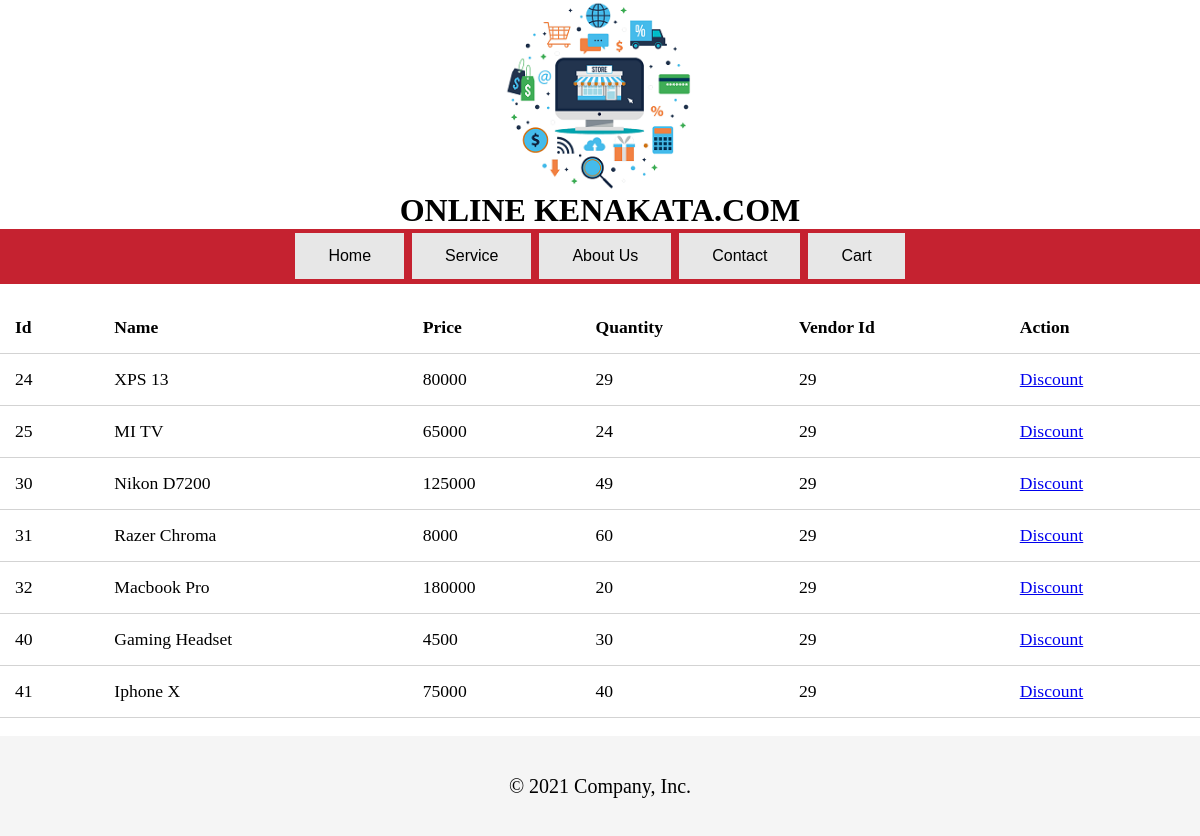
The app's page /index/vendor_issuediscount.php (signed in) with its own data.
### tables this page shows
CREATE TABLE `product` (
  `id` int(11) NOT NULL,
  `name` varchar(30) NOT NULL,
  `quantity` int(6) NOT NULL,
  `price` int(6) NOT NULL,
  `type` varchar(10) NOT NULL,
  `image` varchar(250) NOT NULL,
  `vendor_Id` int(11) NOT NULL
);

### index/vendor_issuediscount.php (the view, shortened to what this page needs)
<!Doctype html>
<html>
<head>
</head>
<body>
<?php include("static_header.php")
    ?>
    <div class="container">
        <div class="row">
            <div class="col-10">
                <div >
                    <div >
                        <br>
          <table>
            <thead>
              <th>Id</th>
              <th>Name</th>
              <th>Price</th>
              <th>Quantity</th>
              <th>Vendor Id</th>
              <th colspan="2">Action</th>
            </thead>
            <?php
              $email = $_SESSION['email'];
              $host = "localhost";
              $user = "wt_projectuser";
              $pass = "123";
              $db = "wt_project";
              $conn1 = new mysqli($host, $user, $pass, $db);
              if($conn1->connect_error) {
                echo "Database Connection Failed!";
                echo "<br>";
                echo $conn1->connect_error;
              }
              else {
                $stmt1 = $conn1->prepare("select id from vendor where email=?");
                $stmt1->bind_param("s", $email);
                $stmt1->execute();
                $res2 = $stmt1->get_result();
                $user = $res2->fetch_assoc();
                $vendorId = $user['id'];
                $sql = "select * from product where vendor_Id=$vendorId";
                $res1 = $conn1->query($sql);
                if($res1->num_rows > 0) {
                  while($row = $res1->fetch_assoc()) {
                  ?>
                    <tbody>
                          <tr>
                            <td><?php echo $row['id']; ?></td>
                            <td><?php echo $row['name']; ?></td>
                            <td><?php echo $row['price']; ?></td>
                            <td><?php echo $row['quantity']; ?></td>
                            <td><?php echo $row['vendor_Id']; ?></td>
                            <td><a href="vendor_issuediscount02.php?id=<?php echo $row['id']; ?>" class="discount">Discount</a></td>
                          </tr>
                    </tbody>
    <?php
    }
  }
		}
    ?>
          </table>
                </div>
            </div>
        </div>
        <?php include('static_footer.php')
        ?>
    </div>
</body>
</html>

### index/stylesheet/head_style.css (style rules this page uses)
* { margin:0px; padding: 0px; }
body { margin:0px; padding: 0px; }

### index/vendor_issuediscount.php (style rules this page uses)
table { width: 100%; border-collapse: collapse; font-size: 1.1rem; }
th, td { padding: 15px; text-align: left; border-bottom: 1px solid #d3d3d3; }

### records on screen
product: id "24", name "XPS 13", price "80000", quantity "29", vendor_Id "29"
product: id "25", name "MI TV", price "65000", quantity "24", vendor_Id "29"
product: id "30", name "Nikon D7200", price "125000", quantity "49", vendor_Id "29"
product: id "31", name "Razer Chroma", price "8000", quantity "60", vendor_Id "29"
product: id "32", name "Macbook Pro", price "180000", quantity "20", vendor_Id "29"
product: id "40", name "Gaming Headset", price "4500", quantity "30", vendor_Id "29"
product: id "41", name "Iphone X", price "75000", quantity "40", vendor_Id "29"
